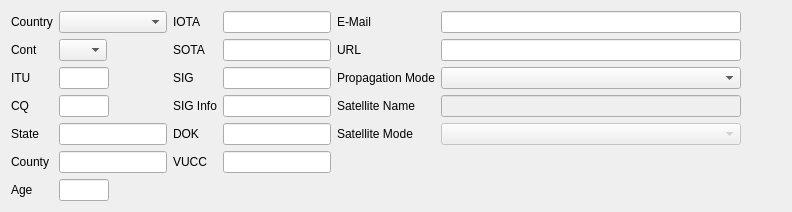
     <widget class="QWidget" name="tabDetails">
      <attribute name="title">
       <string>&amp;Details</string>
      </attribute>
      <layout class="QHBoxLayout" name="horizontalLayout_3">
       <item>
        <layout class="QFormLayout" name="formLayout">
         <property name="formAlignment">
          <set>Qt::AlignLeading|Qt::AlignLeft|Qt::AlignTop</set>
         </property>
         <item row="0" column="0">
          <widget class="QLabel" name="countryLabel">
           <property name="text">
            <string>Country</string>
           </property>
          </widget>
         </item>
         <item row="0" column="1">
          <widget class="QComboBox" name="countryCombo"/>
         </item>
         <item row="1" column="0">
          <widget class="QLabel" name="contLabel">
           <property name="text">
            <string>Cont</string>
           </property>
          </widget>
         </item>
         <item row="2" column="0">
          <widget class="QLabel" name="ituLabel">
           <property name="text">
            <string>ITU</string>
           </property>
          </widget>
         </item>
         <item row="2" column="1">
          <widget class="QLineEdit" name="ituEdit">
           <property name="sizePolicy">
            <sizepolicy hsizetype="Fixed" vsizetype="Fixed">
             <horstretch>0</horstretch>
             <verstretch>0</verstretch>
            </sizepolicy>
           </property>
           <property name="maximumSize">
            <size>
             <width>50</width>
             <height>16777215</height>
            </size>
           </property>
           <property name="focusPolicy">
            <enum>Qt::StrongFocus</enum>
           </property>
           <property name="maxLength">
            <number>2</number>
           </property>
          </widget>
         </item>
         <item row="3" column="0">
          <widget class="QLabel" name="cqLabel">
           <property name="text">
            <string>CQ</string>
           </property>
          </widget>
         </item>
         <item row="3" column="1">
          <widget class="QLineEdit" name="cqEdit">
           <property name="sizePolicy">
            <sizepolicy hsizetype="Fixed" vsizetype="Fixed">
             <horstretch>0</horstretch>
             <verstretch>0</verstretch>
            </sizepolicy>
           </property>
           <property name="maximumSize">
            <size>
             <width>50</width>
             <height>16777215</height>
            </size>
           </property>
           <property name="focusPolicy">
            <enum>Qt::StrongFocus</enum>
           </property>
           <property name="maxLength">
            <number>2</number>
           </property>
          </widget>
         </item>
         <item row="4" column="0">
          <widget class="QLabel" name="stateLabel">
           <property name="text">
            <string>State</string>
           </property>
          </widget>
         </item>
         <item row="4" column="1">
          <widget class="QLineEdit" name="stateEdit">
           <property name="sizePolicy">
            <sizepolicy hsizetype="Fixed" vsizetype="Fixed">
             <horstretch>0</horstretch>
             <verstretch>0</verstretch>
            </sizepolicy>
           </property>
           <property name="maximumSize">
            <size>
             <width>200</width>
             <height>16777215</height>
            </size>
           </property>
           <property name="focusPolicy">
            <enum>Qt::StrongFocus</enum>
           </property>
          </widget>
         </item>
         <item row="5" column="0">
          <widget class="QLabel" name="countyLabel">
           <property name="text">
            <string>County</string>
           </property>
          </widget>
         </item>
         <item row="5" column="1">
          <widget class="QLineEdit" name="countyEdit">
           <property name="sizePolicy">
            <sizepolicy hsizetype="Fixed" vsizetype="Fixed">
             <horstretch>0</horstretch>
             <verstretch>0</verstretch>
            </sizepolicy>
           </property>
           <property name="maximumSize">
            <size>
             <width>200</width>
             <height>16777215</height>
            </size>
           </property>
           <property name="focusPolicy">
            <enum>Qt::StrongFocus</enum>
           </property>
          </widget>
         </item>
         <item row="6" column="0">
          <widget class="QLabel" name="ageLabel">
           <property name="text">
            <string>Age</string>
           </property>
          </widget>
         </item>
         <item row="6" column="1">
          <widget class="QLineEdit" name="ageEdit">
           <property name="sizePolicy">
            <sizepolicy hsizetype="Fixed" vsizetype="Fixed">
             <horstretch>0</horstretch>
             <verstretch>0</verstretch>
            </sizepolicy>
           </property>
           <property name="maximumSize">
            <size>
             <width>50</width>
             <height>16777215</height>
            </size>
           </property>
           <property name="focusPolicy">
            <enum>Qt::StrongFocus</enum>
           </property>
          </widget>
         </item>
         <item row="1" column="1">
          <widget class="QComboBox" name="contEdit">
           <property name="enabled">
            <bool>true</bool>
           </property>
           <property name="sizePolicy">
            <sizepolicy hsizetype="Fixed" vsizetype="Fixed">
             <horstretch>0</horstretch>
             <verstretch>0</verstretch>
            </sizepolicy>
           </property>
           <property name="focusPolicy">
            <enum>Qt::WheelFocus</enum>
           </property>
           <property name="sizeAdjustPolicy">
            <enum>QComboBox::AdjustToContents</enum>
           </property>
           <item>
            <property name="text">
             <string/>
            </property>
           </item>
           <item>
            <property name="text">
             <string>AF</string>
            </property>
           </item>
           <item>
            <property name="text">
             <string>AN</string>
            </property>
           </item>
           <item>
            <property name="text">
             <string>AS</string>
            </property>
           </item>
           <item>
            <property name="text">
             <string>EU</string>
            </property>
           </item>
           <item>
            <property name="text">
             <string>NA</string>
            </property>
           </item>
           <item>
            <property name="text">
             <string>OC</string>
            </property>
           </item>
           <item>
            <property name="text">
             <string>SA</string>
            </property>
           </item>
          </widget>
         </item>
        </layout>
       </item>
       <item>
        <layout class="QFormLayout" name="formLayout_2">
         <property name="labelAlignment">
          <set>Qt::AlignLeading|Qt::AlignLeft|Qt::AlignVCenter</set>
         </property>
         <property name="formAlignment">
          <set>Qt::AlignLeading|Qt::AlignLeft|Qt::AlignTop</set>
         </property>
         <item row="0" column="0">
          <widget class="QLabel" name="iotaLabel">
           <property name="text">
            <string>IOTA</string>
           </property>
          </widget>
         </item>
         <item row="0" column="1">
          <widget class="QLineEdit" name="iotaEdit">
           <property name="sizePolicy">
            <sizepolicy hsizetype="Fixed" vsizetype="Fixed">
             <horstretch>0</horstretch>
             <verstretch>0</verstretch>
            </sizepolicy>
           </property>
           <property name="maximumSize">
            <size>
             <width>200</width>
             <height>16777215</height>
            </size>
           </property>
           <property name="focusPolicy">
            <enum>Qt::StrongFocus</enum>
           </property>
          </widget>
         </item>
         <item row="1" column="0">
          <widget class="QLabel" name="sotaLabel">
           <property name="text">
            <string>SOTA</string>
           </property>
          </widget>
         </item>
         <item row="1" column="1">
          <widget class="QLineEdit" name="sotaEdit">
           <property name="sizePolicy">
            <sizepolicy hsizetype="Expanding" vsizetype="Fixed">
             <horstretch>0</horstretch>
             <verstretch>0</verstretch>
            </sizepolicy>
           </property>
           <property name="focusPolicy">
            <enum>Qt::StrongFocus</enum>
           </property>
          </widget>
         </item>
         <item row="2" column="0">
          <widget class="QLabel" name="sigLabel">
           <property name="text">
            <string>SIG</string>
           </property>
          </widget>
         </item>
         <item row="2" column="1">
          <widget class="QLineEdit" name="sigEdit">
           <property name="focusPolicy">
            <enum>Qt::StrongFocus</enum>
           </property>
           <property name="toolTip">
            <string>Example WWFF or POTA</string>
           </property>
          </widget>
         </item>
         <item row="3" column="0">
          <widget class="QLabel" name="sigInfoLabel">
           <property name="text">
            <string>SIG Info</string>
           </property>
          </widget>
         </item>
         <item row="3" column="1">
          <widget class="QLineEdit" name="sigInfoEdit">
           <property name="focusPolicy">
            <enum>Qt::StrongFocus</enum>
           </property>
           <property name="toolTip">
            <string>Example OKFF-1097</string>
           </property>
          </widget>
         </item>
         <item row="4" column="0">
          <widget class="QLabel" name="dokLabel">
           <property name="text">
            <string>DOK</string>
           </property>
          </widget>
         </item>
         <item row="4" column="1">
          <widget class="QLineEdit" name="dokEdit">
           <property name="focusPolicy">
            <enum>Qt::StrongFocus</enum>
           </property>
           <property name="toolTip">
            <string>the contacted station's DARC DOK (District Location Code) (ex. A01)</string>
           </property>
          </widget>
         </item>
         <item row="5" column="0">
          <widget class="QLabel" name="vuccLabel">
           <property name="text">
            <string>VUCC</string>
           </property>
          </widget>
         </item>
         <item row="5" column="1">
          <widget class="QLineEdit" name="vuccEdit">
           <property name="focusPolicy">
            <enum>Qt::StrongFocus</enum>
           </property>
           <property name="toolTip">
            <string>two or four adjacent Maidenhead grid locators, each four characters long, (ex. EN98,FM08,EM97,FM07)</string>
           </property>
          </widget>
         </item>
        </layout>
       </item>
       <item>
        <layout class="QFormLayout" name="formLayout_3">
         <property name="formAlignment">
          <set>Qt::AlignLeading|Qt::AlignLeft|Qt::AlignTop</set>
         </property>
         <item row="0" column="0">
          <widget class="QLabel" name="emailLabel">
           <property name="text">
            <string>E-Mail</string>
           </property>
          </widget>
         </item>
         <item row="0" column="1">
          <widget class="QLineEdit" name="emailEdit">
           <property name="sizePolicy">
            <sizepolicy hsizetype="Minimum" vsizetype="Fixed">
             <horstretch>0</horstretch>
             <verstretch>0</verstretch>
            </sizepolicy>
           </property>
           <property name="focusPolicy">
            <enum>Qt::StrongFocus</enum>
           </property>
          </widget>
         </item>
         <item row="1" column="0">
          <widget class="QLabel" name="urlLabel">
           <property name="text">
            <string>URL</string>
           </property>
          </widget>
         </item>
         <item row="1" column="1">
          <widget class="QLineEdit" name="urlEdit">
           <property name="sizePolicy">
            <sizepolicy hsizetype="Minimum" vsizetype="Fixed">
             <horstretch>0</horstretch>
             <verstretch>0</verstretch>
            </sizepolicy>
           </property>
           <property name="focusPolicy">
            <enum>Qt::StrongFocus</enum>
           </property>
          </widget>
         </item>
         <item row="2" column="0">
          <widget class="QLabel" name="propagationModeLabel">
           <property name="text">
            <string>Propagation Mode</string>
           </property>
          </widget>
         </item>
         <item row="2" column="1">
          <widget class="QComboBox" name="propagationModeEdit">
           <property name="sizePolicy">
            <sizepolicy hsizetype="Maximum" vsizetype="Fixed">
             <horstretch>0</horstretch>
             <verstretch>0</verstretch>
            </sizepolicy>
           </property>
           <property name="minimumSize">
            <size>
             <width>300</width>
             <height>0</height>
            </size>
           </property>
           <property name="focusPolicy">
            <enum>Qt::WheelFocus</enum>
           </property>
          </widget>
         </item>
         <item row="3" column="0">
          <widget class="QLabel" name="satNameLabel">
           <property name="text">
            <string>Satellite Name</string>
           </property>
          </widget>
         </item>
         <item row="3" column="1">
          <widget class="QLineEdit" name="satNameEdit">
           <property name="enabled">
            <bool>false</bool>
           </property>
           <property name="sizePolicy">
            <sizepolicy hsizetype="Expanding" vsizetype="Fixed">
             <horstretch>0</horstretch>
             <verstretch>0</verstretch>
            </sizepolicy>
           </property>
           <property name="focusPolicy">
            <enum>Qt::StrongFocus</enum>
           </property>
          </widget>
         </item>
         <item row="4" column="0">
          <widget class="QLabel" name="satModeLabel">
           <property name="text">
            <string>Satellite Mode</string>
           </property>
          </widget>
         </item>
         <item row="4" column="1">
          <widget class="QComboBox" name="satModeEdit">
           <property name="enabled">
            <bool>false</bool>
           </property>
           <property name="sizePolicy">
            <sizepolicy hsizetype="Maximum" vsizetype="Fixed">
             <horstretch>0</horstretch>
             <verstretch>0</verstretch>
            </sizepolicy>
           </property>
           <property name="minimumSize">
            <size>
             <width>300</width>
             <height>0</height>
            </size>
           </property>
           <property name="focusPolicy">
            <enum>Qt::WheelFocus</enum>
           </property>
          </widget>
         </item>
        </layout>
       </item>
       <item>
        <spacer name="horizontalSpacer_2">
         <property name="orientation">
          <enum>Qt::Horizontal</enum>
         </property>
         <property name="sizeHint" stdset="0">
          <size>
           <width>40</width>
           <height>20</height>
          </size>
         </property>
        </spacer>
       </item>
      </layout>
     </widget>
